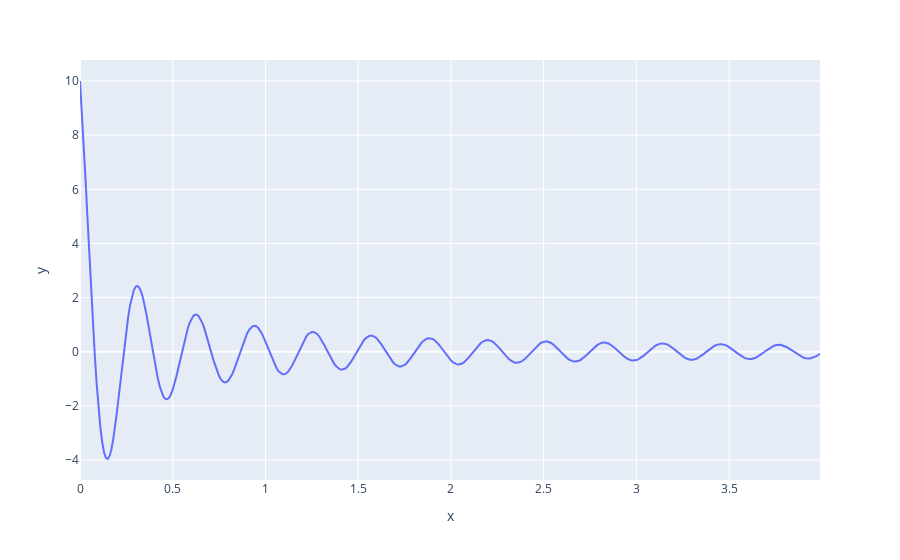

This figure's notebook cell:
### Markdown cell above
3. Отобразить тот же график с помощью библиотеки plotly

### Code cell
px.line(x=x, y=f(x))

### Figure 1 — Plotly figure (JSON) as saved in the notebook; plotly's stock layout.template omitted (floating-point values rounded to 4 significant figures; data arrays with more than 128 entries replaced by an {"elided": "..."} marker saying what was removed)
{"data": [{"hovertemplate": "x=%{x}<br>y=%{y}<extra></extra>", "legendgroup": "", "line": {"color": "#636efa", "dash": "solid"}, "marker": {"symbol": "circle"}, "mode": "lines", "name": "", "orientation": "v", "showlegend": false, "type": "scatter", "x": {"elided": "400 float values"}, "xaxis": "x", "y": {"elided": "400 float values"}, "yaxis": "y"}], "layout": {"legend": {"tracegroupgap": 0}, "margin": {"t": 60}, "xaxis": {"anchor": "y", "domain": [0, 1], "title": {"text": "x"}}, "yaxis": {"anchor": "x", "domain": [0, 1], "title": {"text": "y"}}}}
